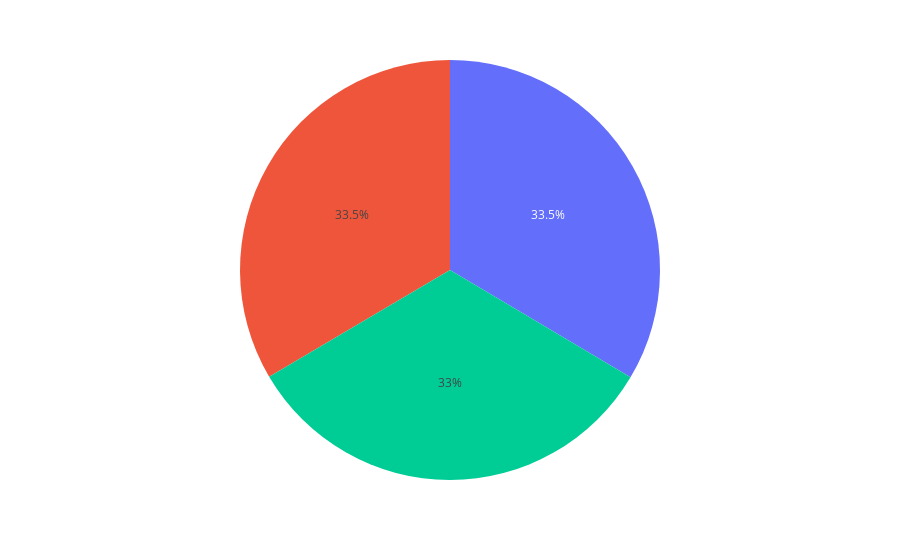

The notebook cell saved with this chart:
### Code cell
fig=px.pie(values=_df.Gender.value_counts())
fig.show()

### Figure 1 — Plotly figure (JSON) as saved in the notebook; plotly's stock layout.template omitted (floating-point values rounded to 4 significant figures)
{"data": [{"domain": {"x": [0, 1], "y": [0, 1]}, "hovertemplate": "value=%{value}<extra></extra>", "legendgroup": "", "name": "", "showlegend": false, "type": "pie", "values": [6068, 6059, 5966]}], "layout": {"legend": {"tracegroupgap": 0}, "margin": {"t": 60}}}
